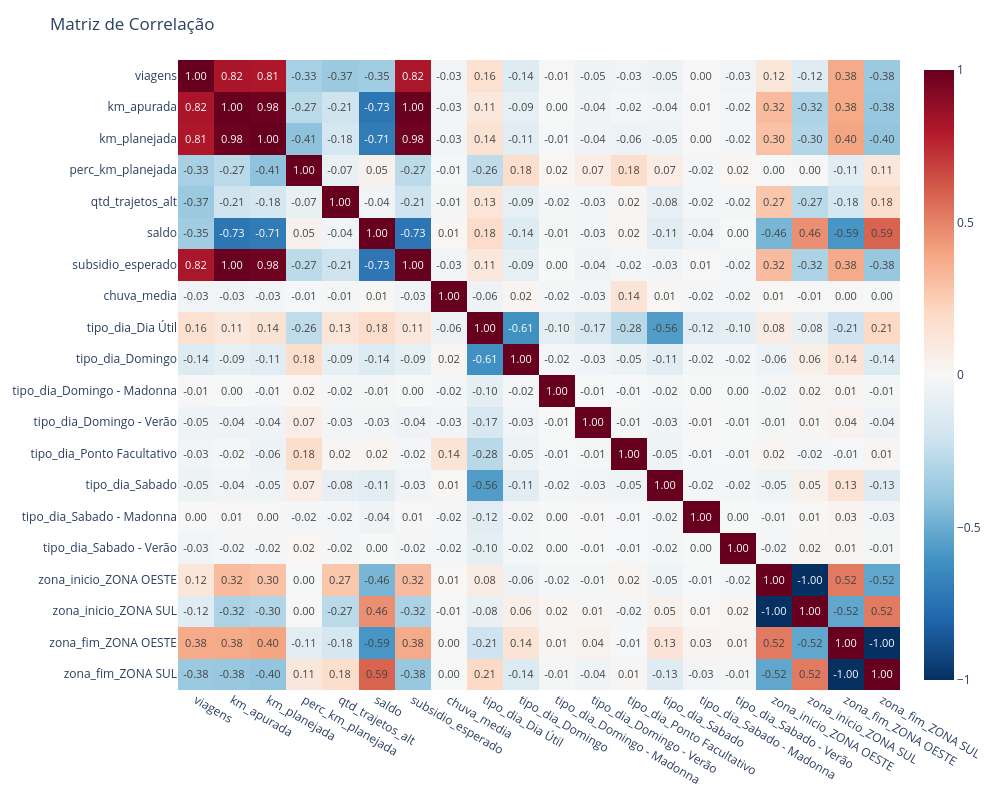

The notebook cell saved with this chart:
### Markdown cell above
### 5.2 Com chuva

### Code cell
corr = df_chuva.corr(numeric_only=True)

fig = px.imshow(
    corr,
    text_auto=".2f",
    color_continuous_scale="RdBu_r",
    aspect="auto"
)

fig.update_layout(
    title="Matriz de Correlação",
    width=1000,
    height=800
)

fig.show()

### Figure 1 — Plotly figure (JSON) as saved in the notebook; plotly's stock layout.template omitted (floating-point values rounded to 4 significant figures; data arrays with more than 128 entries replaced by an {"elided": "..."} marker saying what was removed)
{"data": [{"coloraxis": "coloraxis", "hovertemplate": "x: %{x}<br>y: %{y}<br>color: %{z}<extra></extra>", "name": "0", "texttemplate": "%{z:.2f}", "type": "heatmap", "x": ["viagens", "km_apurada", "km_planejada", "perc_km_planejada", "qtd_trajetos_alt", "saldo", "subsidio_esperado", "chuva_media", "tipo_dia_Dia Útil", "tipo_dia_Domingo", "tipo_dia_Domingo - Madonna", "tipo_dia_Domingo - Verão", "tipo_dia_Ponto Facultativo", "tipo_dia_Sabado", "tipo_dia_Sabado - Madonna", "tipo_dia_Sabado - Verão", "zona_inicio_ZONA OESTE", "zona_inicio_ZONA SUL", "zona_fim_ZONA OESTE", "zona_fim_ZONA SUL"], "xaxis": "x", "y": ["viagens", "km_apurada", "km_planejada", "perc_km_planejada", "qtd_trajetos_alt", "saldo", "subsidio_esperado", "chuva_media", "tipo_dia_Dia Útil", "tipo_dia_Domingo", "tipo_dia_Domingo - Madonna", "tipo_dia_Domingo - Verão", "tipo_dia_Ponto Facultativo", "tipo_dia_Sabado", "tipo_dia_Sabado - Madonna", "tipo_dia_Sabado - Verão", "zona_inicio_ZONA OESTE", "zona_inicio_ZONA SUL", "zona_fim_ZONA OESTE", "zona_fim_ZONA SUL"], "yaxis": "y", "z": {"elided": "20x20 float values"}}], "layout": {"coloraxis": {"colorscale": [[0, "rgb(5,48,97)"], [0.1, "rgb(33,102,172)"], [0.2, "rgb(67,147,195)"], [0.3, "rgb(146,197,222)"], [0.4, "rgb(209,229,240)"], [0.5, "rgb(247,247,247)"], [0.6, "rgb(253,219,199)"], [0.7, "rgb(244,165,130)"], [0.8, "rgb(214,96,77)"], [0.9, "rgb(178,24,43)"], [1, "rgb(103,0,31)"]]}, "height": 800, "margin": {"t": 60}, "title": {"text": "Matriz de Correlação"}, "width": 1000, "xaxis": {"anchor": "y", "domain": [0, 1]}, "yaxis": {"anchor": "x", "autorange": "reversed", "domain": [0, 1]}}}
